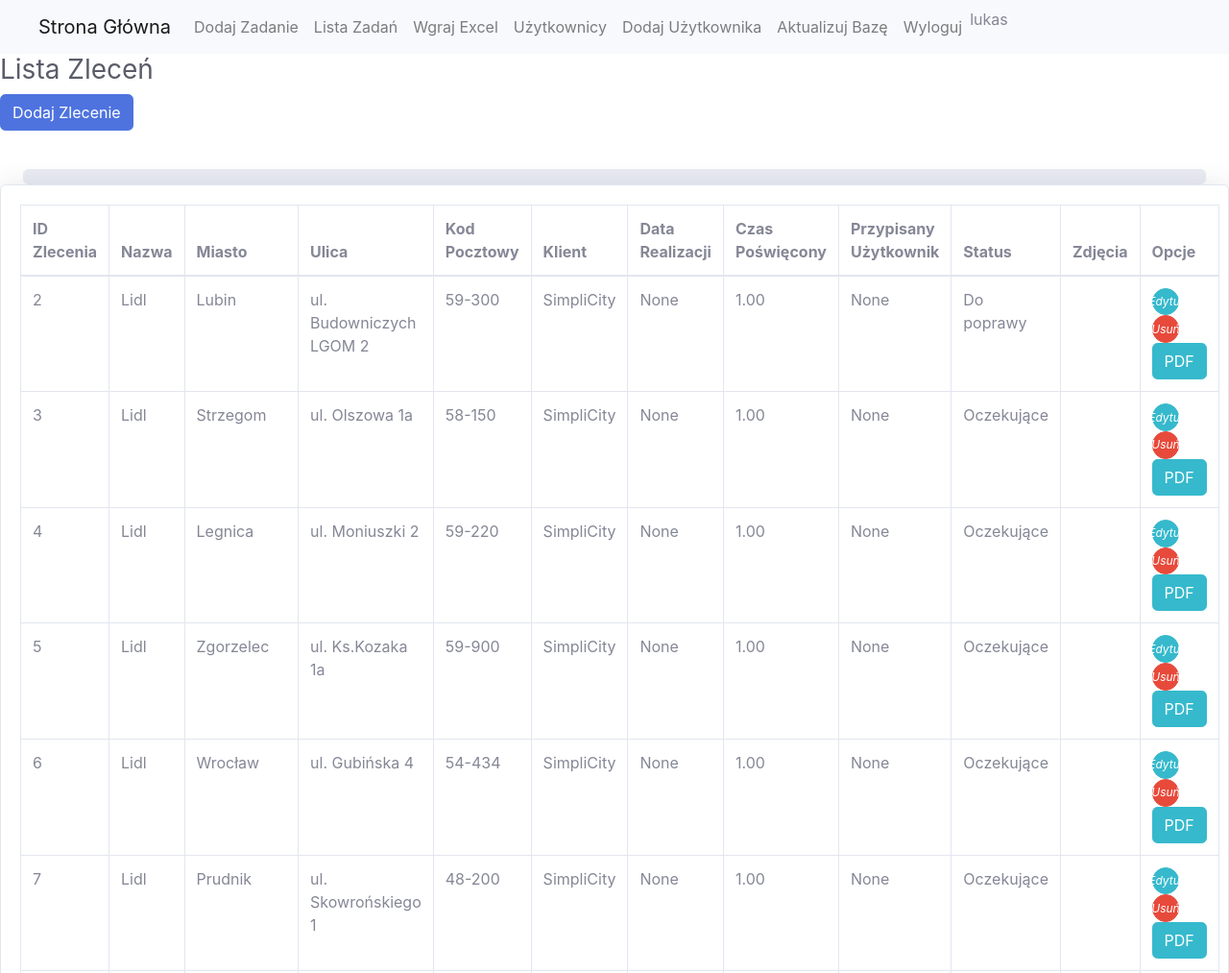
The app's page /orders/filter/Lidl/ (signed in, upper part), older data.
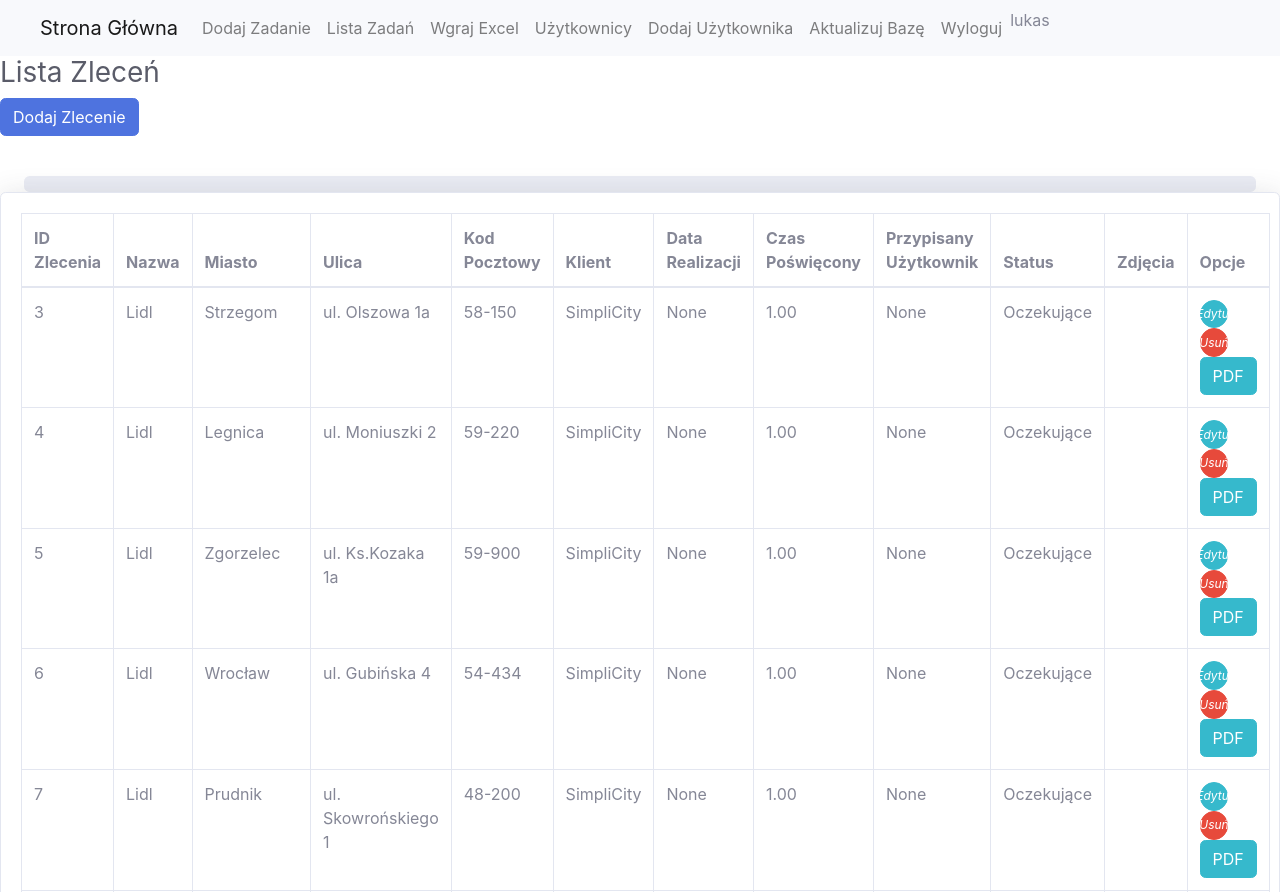
The same page, newer data.
### app/models.py (models this page shows, shortened)
class Order(models.Model):
    STATUS_CHOICES = [
        ('Pending', 'Oczekujące'),
        ('Completed', 'Zrealizowane'),
        ('Needs Review', 'Do poprawy'),
    ]
    order_id = models.CharField(max_length=20, unique=True)  # ID zlecenia
    name = models.CharField(max_length=100)  # Nazwa zlecenia
    street = models.CharField(max_length=100)  # Ulica
    city = models.CharField(max_length=50)  # Miasto
    postal_code = models.CharField(max_length=10)  # Kod pocztowy
    client = models.CharField(max_length=100)  # Klient
    execution_date = models.DateField(null=True, blank=True) # Data realizacji zlecenia
    time_spent = models.DecimalField(max_digits=5, decimal_places=2)  # Czas poświęcony na zlecenie
    assigned_user = models.ForeignKey(User, on_delete=models.SET_NULL, null=True)  # Użytkownik przypisany do zlecenia
    status = models.CharField(max_length=20, choices=STATUS_CHOICES, default='Pending')  # Status zlecenia

### app/views.py (the view)
# urls.py: path('orders/filter/<str:name>/', views.filter_orders_by_name, name='filter_orders_by_name'),
@login_required
def filter_orders_by_name(request, name):
    orders = Order.objects.filter(name=name)  # Filtruj zlecenia według nazwy
    total_orders = orders.count()
    completed_orders = orders.filter(status='Completed').count()
    if total_orders > 0:
        progress_percentage = (completed_orders / total_orders) * 100
    else:
        progress_percentage = 0
    context = {
        'orders': orders,
        'filter_name': name,
        'progress_percentage': progress_percentage,
    }
    return render(request, 'orders_filtered_list.html', context)

### app/models.py (called while the page is built)
    def is_administrator(self):
        return self.job_title and self.job_title.lower() == 'administrator'

### app/templates/orders_filtered_list.html (shortened to what this page needs)
{% include 'header.html' %}
<!DOCTYPE html>
<html lang="en">
<head>
    {% load static %}
    <link href="{% static 'css/sb-admin-2.min.css' %}" rel="stylesheet">
    <link rel="stylesheet" href="{% static 'DataTables/datatables.min.css' %}">
    <link rel="stylesheet" href="https://maxcdn.bootstrapcdn.com/bootstrap/4.5.2/css/bootstrap.min.css">
     <link href="{% static 'css/sb-admin-2.min.css' %}" rel="stylesheet">
</head>
<body>
    <div class=".container-lg">
        <h1 class="h3 mb-2 text-gray-800">Lista Zleceń</h1>
        <a href="{% url 'create_order' %}" class="btn btn-primary mb-3">Dodaj Zlecenie</a>
<div class="container-fluid pt-4">
    <div class="progress">
    </div>
</div>
        <div class="card shadow mb-5">
            <div class="card-body">
                <table id="orderTable" class="table table-bordered" width="100%" cellspacing="0">
                    <thead>
                        <tr>
                            <th>ID Zlecenia</th>
                            <th>Nazwa</th>
                            <th>Miasto</th>
                            <th>Ulica</th>
                            <th>Kod Pocztowy</th>
                            <th>Klient</th>
                            <th>Data Realizacji</th>
                            <th>Czas Poświęcony</th>
                            <th>Przypisany Użytkownik</th>
                            <th>Status</th>
                            <th>Zdjęcia</th>
                            <th>Opcje</th>
                        </tr>
                    </thead>
                    <tbody>
                        {% for order in orders %}
                        <tr>
                            <td>{{ order.order_id }}</td>
                            <td>{{ order.name }}</td>
                            <td>{{ order.city }}</td>
                            <td>{{ order.street }}</td>
                            <td>{{ order.postal_code }}</td>
                            <td>{{ order.client }}</td>
                            <td>{{ order.execution_date }}</td>
                            <td>{{ order.time_spent }}</td>
                            <td>{{ order.assigned_user }}</td>
                            <td>{{ order.get_status_display }}</td>
                                                 <td>
                          <div id="gallery{{ order.id }}" class="carousel slide" data-ride="carousel">
                              <a class="carousel-control-prev" href="#gallery{{ order.id }}" role="button" data-slide="prev">
                                  <span class="carousel-control-prev-icon" aria-hidden="true"></span>
                              </a>
                              <a class="carousel-control-next" href="#gallery{{ order.id }}" role="button" data-slide="next">
                                  <span class="carousel-control-next-icon" aria-hidden="true"></span>
                              </a>
                          </div>
                      </td>
                            <td>
                                <a href="{% url 'edit_order' order.id %}" class="btn btn-info btn-circle btn-sm">
                                    <i class="fas fa-edit">Edytuj</i>
                                </a>
                                <a href="{% url 'delete_order' order.id %}" class="btn btn-danger btn-circle btn-sm" onclick="return confirm('Czy na pewno chcesz usunąć to zlecenie?');">
                                    <i class="fas fa-trash">Usuń</i>
                                </a>
                                 <a href="{% url 'generate_pdf' order.order_id %}" class="btn btn-info">PDF</a>
                            </td>
                        </tr>
                        {% endfor %}
                    </tbody>
                </table>
            </div>
        </div>
    </div>
</body>
</html>

Row changes from the older to the newer data that the page shows:
removed Order: order_id "2", name "Lidl", city "Lubin", street "ul. Budowniczych LGOM 2", postal_code "59-300", client "SimpliCity", execution_date "None", time_spent "1.00", assigned_user "None", status "Do poprawy"
